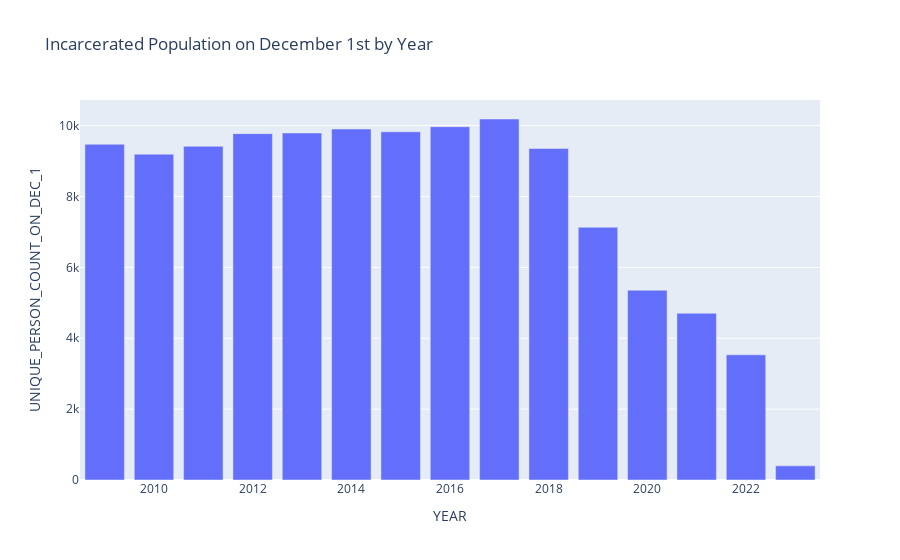

The cell this chart's notebook holds for it:
### Code cell
fig = px.bar(unique_persons_dec1, x='YEAR', y='UNIQUE_PERSON_COUNT_ON_DEC_1',
             title='Incarcerated Population on December 1st by Year')
fig.show()

### Figure 1 — Plotly figure (JSON) as saved in the notebook; plotly's stock layout.template omitted (floating-point values rounded to 4 significant figures)
{"data": [{"hovertemplate": "YEAR=%{x}<br>UNIQUE_PERSON_COUNT_ON_DEC_1=%{y}<extra></extra>", "legendgroup": "", "marker": {"color": "#636efa", "pattern": {"shape": ""}}, "name": "", "orientation": "v", "showlegend": false, "textposition": "auto", "type": "bar", "x": [2009, 2010, 2011, 2012, 2013, 2014, 2015, 2016, 2017, 2018, 2019, 2020, 2021, 2022, 2023], "xaxis": "x", "y": [9472, 9194, 9415, 9773, 9792, 9902, 9825, 9967, 10186, 9354, 7131, 5355, 4705, 3532, 399], "yaxis": "y"}], "layout": {"barmode": "relative", "legend": {"tracegroupgap": 0}, "title": {"text": "Incarcerated Population on December 1st by Year"}, "xaxis": {"anchor": "y", "domain": [0, 1], "title": {"text": "YEAR"}}, "yaxis": {"anchor": "x", "domain": [0, 1], "title": {"text": "UNIQUE_PERSON_COUNT_ON_DEC_1"}}}}
